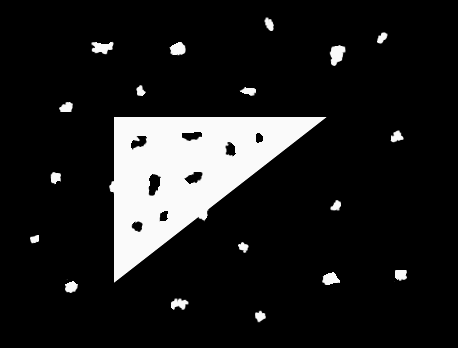
#> input picture assignment 3/images/noisy.png, 458 x 348 px
$ python task3b.py   (older library calls are emulated)
#> lines starting #> are read from the running program, lines starting #| are printed output that depends on the picture; after the words box and inside, x2 and y2 are one past the last pixel; in counts of white or black regions, pixels touching at a corner belong together
### assignment 3/utils.py
import torch
import os
import skimage
import skimage.io
import numpy as np
import matplotlib.pyplot as plt
import warnings
import pathlib

image_output_dir = pathlib.Path("image_processed")


def read_image(imname: str, image_folder=pathlib.Path("images")) -> np.ndarray:
    """
        Reads image (imname) from folder image_folder
    """
#> called with imname = 'noisy.png'
    impath = image_folder.joinpath(imname)
    print("Reading image:", impath)
    return skimage.io.imread(impath)
#> returned value is the input picture: shape (348, 458); min 0, max 250, mean 29.4


# [49 lines left out: functions to_uint8, save_im, uint8_to_float, not called in this run]

### assignment 3/task3a.py
import utils
import skimage
import skimage.morphology
import numpy as np


def remove_noise(im: np.ndarray) -> np.ndarray:
    """
        A function that removes noise in the input image.
        args:
            im: np.ndarray of shape (H, W) with boolean values (dtype=np.bool)
        return:
            (np.ndarray) of shape (H, W). dtype=np.bool
    """
    # START YOUR CODE HERE ### (You can change anything inside this block)
    # You can also define other helper functions

    # clear extra noises
    clear_element = [
        [1,1,1,1,1],
        [1,1,1,1,1],
        [1,1,1,1,1],
        [1,1,1,1,1],
        [1,1,1,1,1]]
    im = skimage.morphology.binary_erosion(im,footprint=clear_element)
    im = skimage.morphology.binary_erosion(im,footprint=clear_element)
    im = skimage.morphology.binary_opening(im,footprint=clear_element)

    # fill in empty spots
    fill_element = [
        [0,0,1,1,1,0,0],
        [0,1,1,1,1,1,0],
        [1,1,1,1,1,1,1],
        [0,1,1,1,1,1,0],
        [0,0,1,1,1,0,0],]

    im = skimage.morphology.binary_dilation(im,footprint=fill_element)
    im = skimage.morphology.binary_dilation(im,footprint=fill_element)
    im = skimage.morphology.binary_dilation(im,footprint=fill_element)
    im = skimage.morphology.binary_closing(im,footprint=fill_element)

    return im
    ### END YOUR CODE HERE ###


# [13 lines that do not run on import are left out]

### assignment 3/task3b.py
import utils
import skimage
import skimage.morphology
import numpy as np
from task3a import remove_noise


# [33 lines left out: function distance_transform, not called in this run]
    ### END YOUR CODE HERE ###


if __name__ == "__main__":
    im = utils.read_image("noisy.png")
    binary_image = (im != 0)
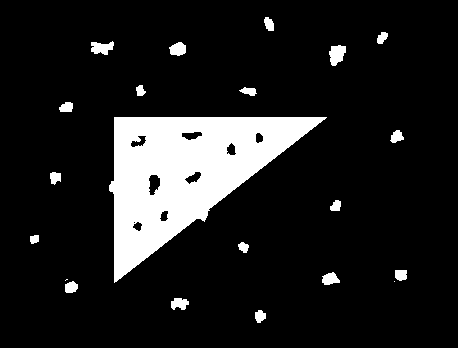
#> binary_image: shape (348, 458) bool; 12.2% white; 21 white regions (2 under 20 px), largest, box (x1, y1, x2, y2) and area: (109, 117, 327, 283) 17212, (329, 45, 346, 66) 254, (91, 41, 114, 55) 217
#> (the run stopped early here; a loop or call above may not have finished)
